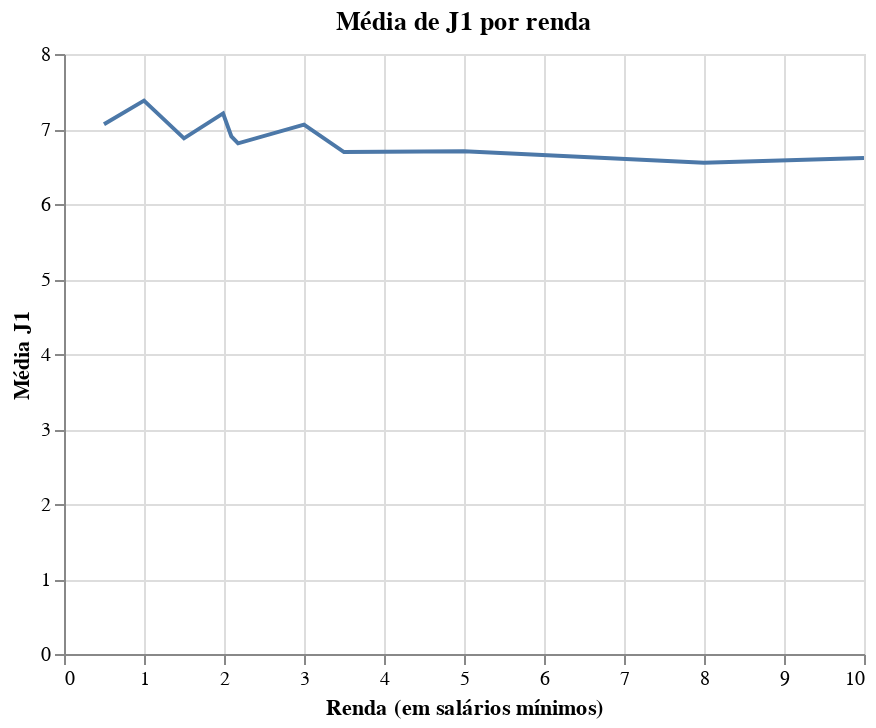

Write notebook code for a chart like this one.
### Code cell
renda_groupby = df[['renda', 'J1']].groupby(['renda'], as_index=False).mean()

alt.Chart(renda_groupby).mark_line().encode(
    x = alt.X('renda', title='Renda (em salários mínimos)'),
    y = alt.Y('J1', title='Média J1'),
    tooltip = ['J1', 'renda']
).properties(
    title = 'Média de J1 por renda'
).interactive()

### Figure 1 — Vega-Lite specification as saved in the notebook (floating-point values rounded to 4 significant figures)
{"config": {"view": {"continuousWidth": 400, "continuousHeight": 300}}, "data": {"name": "data-283b43c7ac68709f1c2697bcd8e317ef"}, "mark": "line", "encoding": {"tooltip": [{"type": "quantitative", "field": "J1"}, {"type": "quantitative", "field": "renda"}], "x": {"type": "quantitative", "field": "renda", "title": "Renda (em salários mínimos)"}, "y": {"type": "quantitative", "field": "J1", "title": "Média J1"}}, "selection": {"selector001": {"type": "interval", "bind": "scales", "encodings": ["x", "y"]}}, "title": "Média de J1 por renda", "$schema": "https://vega.github.io/schema/vega-lite/v4.8.1.json", "datasets": {"data-283b43c7ac68709f1c2697bcd8e317ef": [{"renda": 0.5, "J1": 7.064}, {"renda": 1.0, "J1": 7.378}, {"renda": 1.5, "J1": 6.875}, {"renda": 1.988, "J1": 7.208}, {"renda": 2.092, "J1": 6.9}, {"renda": 2.176, "J1": 6.809}, {"renda": 3.0, "J1": 7.059}, {"renda": 3.5, "J1": 6.692}, {"renda": 5.0, "J1": 6.702}, {"renda": 8.0, "J1": 6.55}, {"renda": 10.0, "J1": 6.615}]}}
